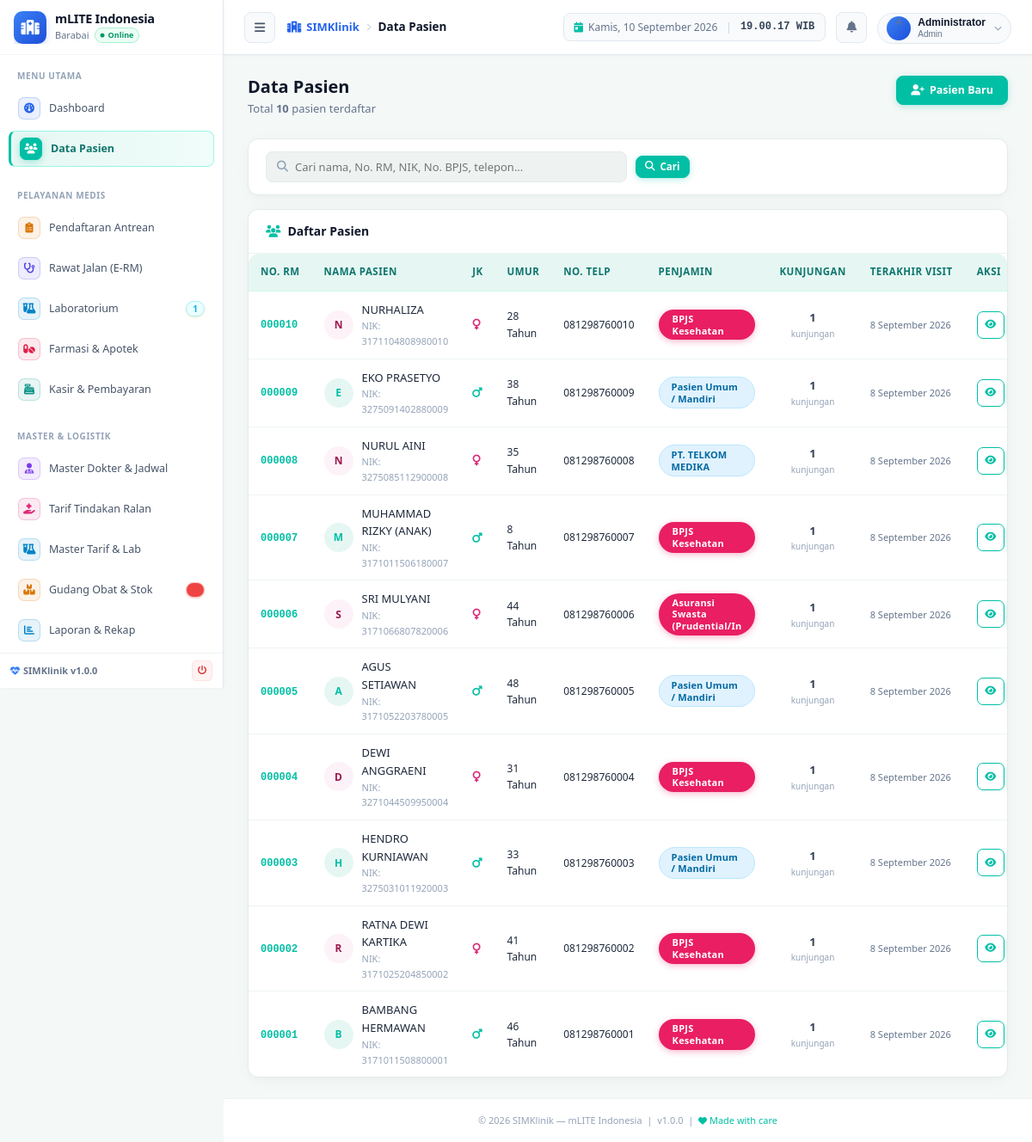
The app's page /modules/pasien/index.php (signed in) with its own data.
### tables this page shows
CREATE TABLE IF NOT EXISTS `pasien` (
  `no_rkm_medis` varchar(15) NOT NULL,
  `nm_pasien` varchar(40) DEFAULT NULL,
  `no_ktp` varchar(20) DEFAULT NULL,
  `jk` enum('L','P') DEFAULT NULL,
  `tmp_lahir` varchar(15) DEFAULT NULL,
  `tgl_lahir` date DEFAULT NULL,
  `nm_ibu` varchar(40) NOT NULL,
  `alamat` varchar(200) DEFAULT NULL,
  `gol_darah` enum('A','B','O','AB','-') DEFAULT NULL,
  `pekerjaan` varchar(60) DEFAULT NULL,
  `stts_nikah` enum('BELUM MENIKAH','MENIKAH','JANDA','DUDHA','JOMBLO') DEFAULT NULL,
  `agama` varchar(12) DEFAULT NULL,
  `tgl_daftar` date DEFAULT NULL,
  `no_tlp` varchar(40) DEFAULT NULL,
  `umur` varchar(30) NOT NULL,
  `pnd` enum('TS','TK','SD','SMP','SMA','SLTA/SEDERAJAT','D1','D2','D3','D4','S1','S2','S3','-') NOT NULL,
  `keluarga` enum('AYAH','IBU','ISTRI','SUAMI','SAUDARA','ANAK') DEFAULT NULL,
  `namakeluarga` varchar(50) NOT NULL,
  `kd_pj` char(3) NOT NULL,
  `no_peserta` varchar(25) DEFAULT NULL,
  `kd_kel` varchar(100) NOT NULL,
  `kd_kec` int NOT NULL,
  `kd_kab` int NOT NULL,
  `pekerjaanpj` varchar(35) NOT NULL,
  `alamatpj` varchar(100) NOT NULL,
  `kelurahanpj` varchar(60) NOT NULL,
  `kecamatanpj` varchar(60) NOT NULL,
  `kabupatenpj` varchar(60) NOT NULL,
  `perusahaan_pasien` varchar(8) NOT NULL,
  `suku_bangsa` int NOT NULL,
  `bahasa_pasien` int NOT NULL,
  `cacat_fisik` int NOT NULL,
  `email` varchar(50) NOT NULL,
  `nip` varchar(30) NOT NULL,
  `kd_prop` int NOT NULL,
  `propinsipj` varchar(30) NOT NULL,
  PRIMARY KEY (`no_rkm_medis`),
  KEY `kd_pj` (`kd_pj`),
  KEY `kd_kec` (`kd_kec`),
  KEY `kd_kab` (`kd_kab`),
  KEY `nm_pasien` (`nm_pasien`),
  KEY `alamat` (`alamat`),
  KEY `kd_kel_2` (`kd_kel`),
  KEY `no_ktp` (`no_ktp`),
  KEY `no_peserta` (`no_peserta`),
  KEY `perusahaan_pasien` (`perusahaan_pasien`) USING BTREE,
  KEY `suku_bangsa` (`suku_bangsa`) USING BTREE,
  KEY `bahasa_pasien` (`bahasa_pasien`) USING BTREE,
  KEY `cacat_fisik` (`cacat_fisik`) USING BTREE,
  KEY `kd_prop` (`kd_prop`) USING BTREE
);

CREATE TABLE IF NOT EXISTS `penjab` (
  `kd_pj` char(3) NOT NULL,
  `png_jawab` varchar(30) NOT NULL,
  `nama_perusahaan` varchar(60) NOT NULL,
  `alamat_asuransi` varchar(130) NOT NULL,
  `no_telp` varchar(40) NOT NULL,
  `attn` varchar(60) NOT NULL,
  `status` enum('0','1') NOT NULL,
  PRIMARY KEY (`kd_pj`)
);

### config.php (called while the page is built, shortened)
<?php
function tgl_indo(string $date, bool $with_day = false): string {
    $days  = ['Minggu','Senin','Selasa','Rabu','Kamis','Jumat','Sabtu'];
    $months = ['','Januari','Februari','Maret','April','Mei','Juni',
               'Juli','Agustus','September','Oktober','November','Desember'];
    $ts  = strtotime($date);
    $day = $with_day ? $days[date('w', $ts)] . ', ' : '';
    return $day . date('j', $ts) . ' ' . $months[(int)date('n', $ts)] . ' ' . date('Y', $ts);
}
function hitung_umur(string $tgl_lahir): string {
    $dob  = new DateTime($tgl_lahir);
    $now  = new DateTime();
    $diff = $now->diff($dob);
    if ($diff->y > 0) return $diff->y . ' Tahun';
    return $diff->d . ' Hari';
}

### modules/pasien/index.php (the view, shortened to what this page needs)
<?php
require_once dirname(__DIR__, 2) . '/config.php';
require_once dirname(__DIR__, 2) . '/includes/functions.php';
$search  = sanitize($_GET['q'] ?? '');
$page    = max(1, (int)($_GET['page'] ?? 1));
$per_page = 15;
$offset  = ($page - 1) * $per_page;
$where = "1=1";
$total_result = $conn->query("SELECT COUNT(*) as t FROM pasien p WHERE $where");
$total        = $total_result ? (int)$total_result->fetch_assoc()['t'] : 0;
$result = $conn->query("
    SELECT p.no_rkm_medis, p.nm_pasien, p.jk, p.tgl_lahir, p.alamat,
           p.no_tlp, p.no_ktp, p.no_peserta, p.tgl_daftar,
           pj.png_jawab as nm_penjab,
           (SELECT COUNT(*) FROM reg_periksa r WHERE r.no_rkm_medis = p.no_rkm_medis) as total_kunjungan,
           (SELECT r2.tgl_registrasi FROM reg_periksa r2 WHERE r2.no_rkm_medis = p.no_rkm_medis ORDER BY r2.tgl_registrasi DESC LIMIT 1) as last_visit
    FROM pasien p
    LEFT JOIN penjab pj ON p.kd_pj = pj.kd_pj
    WHERE $where
    ORDER BY p.tgl_daftar DESC, p.nm_pasien ASC
    LIMIT $per_page OFFSET $offset
");
$pasien_list = [];
if ($result) {
    while ($row = $result->fetch_assoc()) $pasien_list[] = $row;
}
include dirname(__DIR__, 2) . '/includes/header.php';
?>
<div class="page-header">
  <div>
    <h1 class="page-title">Data Pasien</h1>
    <p class="page-subtitle">Total <strong><?= number_format($total) ?></strong> pasien terdaftar</p>
  </div>
  <div class="page-actions">
    <a href="<?= BASE_URL ?>modules/pasien/tambah.php" class="btn btn-primary">
      <i class="fas fa-user-plus"></i> Pasien Baru
    </a>
  </div>
</div>
<div class="card mb-16">
  <div class="card-body" style="padding:14px 20px;">
    <form method="GET" action="" style="display:flex;gap:10px;align-items:center;">
      <div class="search-bar" style="flex:1;max-width:420px;">
        <i class="fas fa-search"></i>
        <input type="text" name="q" placeholder="Cari nama, No. RM, NIK, No. BPJS, telepon..."
               value="<?= htmlspecialchars($search) ?>" autocomplete="off">
      </div>
      <button type="submit" class="btn btn-primary btn-sm">
        <i class="fas fa-search"></i> Cari
      </button>
    </form>
  </div>
</div>
<div class="card">
  <div class="card-header">
    <div class="card-title"><i class="fas fa-users"></i> Daftar Pasien</div>
  </div>
  <div class="card-body" style="padding:0;">
    <?php if (empty($pasien_list)): ?>
      <div class="empty-state">
        <div class="empty-state-icon"><i class="fas fa-user-slash"></i></div>
        <div class="empty-state-title">
          <?= $search ? 'Pasien tidak ditemukan' : 'Belum ada data pasien' ?>
        </div>
        <div class="empty-state-desc">
          <?= $search ? 'Coba kata kunci lain.' : '' ?>
          <a href="<?= BASE_URL ?>modules/pasien/tambah.php" class="btn btn-primary btn-sm" style="margin-top:12px;">
            <i class="fas fa-user-plus"></i> Tambah Pasien
          </a>
        </div>
      </div>
    <?php else: ?>
      <div class="table-wrapper">
        <table class="table" id="tablePasien">
          <thead>
            <tr>
              <th style="width:120px;">No. RM</th>
              <th>Nama Pasien</th>
              <th>JK</th>
              <th>Umur</th>
              <th>No. Telp</th>
              <th>Penjamin</th>
              <th>Kunjungan</th>
              <th>Terakhir Visit</th>
              <th style="width:120px;">Aksi</th>
            </tr>
          </thead>
          <tbody>
            <?php foreach ($pasien_list as $p): ?>
              <tr>
                <td>
                  <span style="font-family:monospace;font-size:12px;color:var(--primary-600);font-weight:600;">
                    <?= htmlspecialchars($p['no_rkm_medis']) ?>
                  </span>
                </td>
                <td>
                  <div style="display:flex;align-items:center;gap:10px;">
                    <div style="width:34px;height:34px;border-radius:50%;background:<?= $p['jk']==='L' ? 'var(--primary-50)' : '#fdf2f8' ?>;display:flex;align-items:center;justify-content:center;font-size:12px;font-weight:700;color:<?= $p['jk']==='L' ? 'var(--primary-600)' : '#9d174d' ?>;flex-shrink:0;">
                      <?= strtoupper(substr($p['nm_pasien'], 0, 1)) ?>
                    </div>
                    <div>
                      <div style="font-weight:500;font-size:13px;"><?= htmlspecialchars($p['nm_pasien']) ?></div>
                      <?php if (!empty($p['no_ktp'])): ?>
                        <div style="font-size:11px;color:var(--gray-400);">NIK: <?= htmlspecialchars($p['no_ktp']) ?></div>
                      <?php endif; ?>
                    </div>
                  </div>
                </td>
                <td><?= icon_jk($p['jk']) ?></td>
                <td style="font-size:12px;"><?= hitung_umur($p['tgl_lahir']) ?></td>
                <td style="font-size:12px;"><?= htmlspecialchars($p['no_tlp'] ?: '-') ?></td>
                <td>
                  <?= badge_penjab($p['nm_penjab'] ?? 'Umum') ?>
                </td>
                <td style="text-align:center;">
                  <span style="font-weight:700;color:var(--gray-700);"><?= $p['total_kunjungan'] ?></span>
                  <span style="font-size:10px;color:var(--gray-400);display:block;">kunjungan</span>
                </td>
                <td style="font-size:11px;color:var(--gray-500);">
                  <?= $p['last_visit'] ? tgl_indo($p['last_visit']) : '<span style="color:var(--gray-300);">Belum pernah</span>' ?>
                </td>
                <td>
                  <div style="display:flex;gap:4px;">
                    <a href="<?= BASE_URL ?>modules/pasien/detail.php?rm=<?= urlencode($p['no_rkm_medis']) ?>"
                       class="btn btn-sm btn-outline-primary btn-icon" title="Detail Pasien">
                      <i class="fas fa-eye"></i>
                    </a>
                  </div>
                </td>
              </tr>
            <?php endforeach; ?>
          </tbody>
        </table>
      </div>
    <?php endif; ?>
  </div>
</div>
<?php include dirname(__DIR__, 2) . '/includes/footer.php'; ?>

### includes/functions.php (shortened to what this page needs)
<?php
function badge_penjab(string $penjab, ?string $no_peserta = null): string {
    $is_asuransi = (bool) preg_match('/bpjs|asuransi|jaminan|inhealth/i', $penjab);
    $cls = $is_asuransi ? 'badge-asuransi' : 'badge-umum';
    $out = "<span class=\"badge {$cls}\">" . htmlspecialchars($penjab) . "</span>";
    return $out;
}
function icon_jk(string $jk): string {
    return $jk === 'L'
        ? '<i class="fas fa-mars text-blue" title="Laki-laki"></i>'
        : '<i class="fas fa-venus text-pink" title="Perempuan"></i>';
}
function sanitize(string $input): string {
    return htmlspecialchars(trim(strip_tags($input)), ENT_QUOTES, 'UTF-8');
}

### records on screen
pasien: no_rkm_medis "000010", nm_pasien "N", nm_pasien "NURHALIZA", no_ktp "3171104808980010", jk "P" (drawn), tgl_lahir "28 Tahun", no_tlp "081298760010", kd_pj.png_jawab "BPJS Kesehatan", total_kunjungan "1", last_visit "8 September 2026"
pasien: no_rkm_medis "000009", nm_pasien "E", nm_pasien "EKO PRASETYO", no_ktp "3275091402880009", jk "L" (drawn), tgl_lahir "38 Tahun", no_tlp "081298760009", kd_pj.png_jawab "Pasien Umum / Mandiri", total_kunjungan "1", last_visit "8 September 2026"
pasien: no_rkm_medis "000008", nm_pasien "N", nm_pasien "NURUL AINI", no_ktp "3275085112900008", jk "P" (drawn), tgl_lahir "35 Tahun", no_tlp "081298760008", kd_pj.png_jawab "PT. TELKOM MEDIKA", total_kunjungan "1", last_visit "8 September 2026"
pasien: no_rkm_medis "000007", nm_pasien "M", nm_pasien "MUHAMMAD RIZKY (ANAK)", no_ktp "3171011506180007", jk "L" (drawn), tgl_lahir "8 Tahun", no_tlp "081298760007", kd_pj.png_jawab "BPJS Kesehatan", total_kunjungan "1", last_visit "8 September 2026"
pasien: no_rkm_medis "000006", nm_pasien "S", nm_pasien "SRI MULYANI", no_ktp "3171066807820006", jk "P" (drawn), tgl_lahir "44 Tahun", no_tlp "081298760006", kd_pj.png_jawab "Asuransi Swasta (Prudential/In", total_kunjungan "1", last_visit "8 September 2026"
pasien: no_rkm_medis "000005", nm_pasien "A", nm_pasien "AGUS SETIAWAN", no_ktp "3171052203780005", jk "L" (drawn), tgl_lahir "48 Tahun", no_tlp "081298760005", kd_pj.png_jawab "Pasien Umum / Mandiri", total_kunjungan "1", last_visit "8 September 2026"
pasien: no_rkm_medis "000004", nm_pasien "D", nm_pasien "DEWI ANGGRAENI", no_ktp "3271044509950004", jk "P" (drawn), tgl_lahir "31 Tahun", no_tlp "081298760004", kd_pj.png_jawab "BPJS Kesehatan", total_kunjungan "1", last_visit "8 September 2026"
pasien: no_rkm_medis "000003", nm_pasien "H", nm_pasien "HENDRO KURNIAWAN", no_ktp "3275031011920003", jk "L" (drawn), tgl_lahir "33 Tahun", no_tlp "081298760003", kd_pj.png_jawab "Pasien Umum / Mandiri", total_kunjungan "1", last_visit "8 September 2026"
pasien: no_rkm_medis "000002", nm_pasien "R", nm_pasien "RATNA DEWI KARTIKA", no_ktp "3171025204850002", jk "P" (drawn), tgl_lahir "41 Tahun", no_tlp "081298760002", kd_pj.png_jawab "BPJS Kesehatan", total_kunjungan "1", last_visit "8 September 2026"
pasien: no_rkm_medis "000001", nm_pasien "B", nm_pasien "BAMBANG HERMAWAN", no_ktp "3171011508800001", jk "L" (drawn), tgl_lahir "46 Tahun", no_tlp "081298760001", kd_pj.png_jawab "BPJS Kesehatan", total_kunjungan "1", last_visit "8 September 2026"

### other values on screen
INSTANSI_NAMA "mLITE Indonesia"
INSTANSI_KOTA "Barabai"
$sec['title'] "MENU UTAMA"
$item['label'] "Dashboard"
$item['label'] "Data Pasien"
$sec['title'] "PELAYANAN MEDIS"
$item['label'] "Pendaftaran Antrean"
$item['label'] "Rawat Jalan (E-RM)"
$item['label'] "Laboratorium"
$item['badge'] "1"
$item['label'] "Farmasi & Apotek"
$item['label'] "Kasir & Pembayaran"
$sec['title'] "MASTER & LOGISTIK"
$item['label'] "Master Dokter & Jadwal"
$item['label'] "Tarif Tindakan Ralan"
